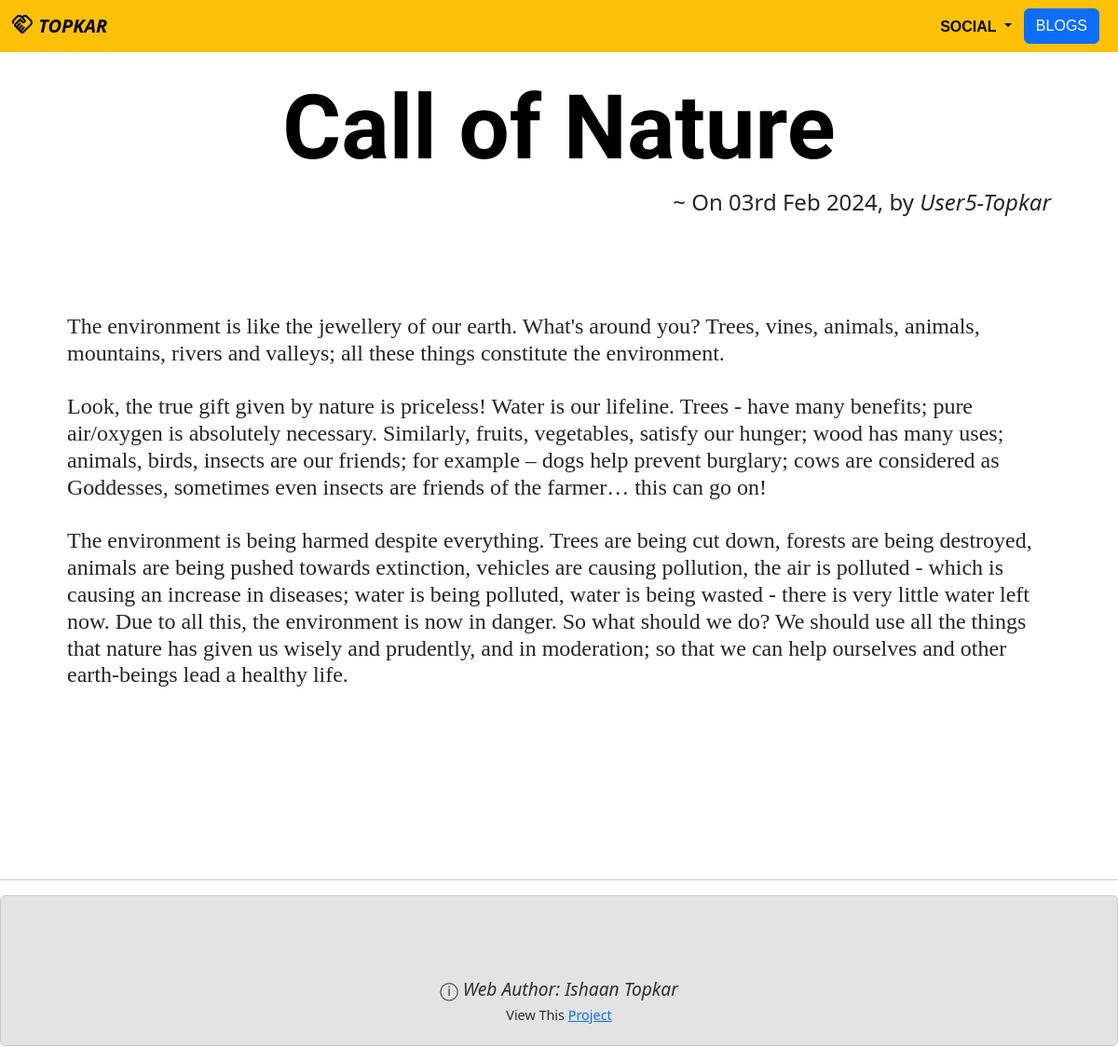
/blogs/7, run on the app's committed database.
### Blogs/models.py (models this page shows, shortened)
class Blog(models.Model):
    title = models.CharField(max_length = 50)
    author = models.CharField(max_length = 20)
    content = models.TextField()
    date = models.DateField(default = timezone.now())

### Blogs/views.py (the view)
# urls.py: path("<int:blog_id>", views.detail, name = "detail"),
def detail(request, blog_id):
    blog = get_object_or_404(Blogmodels.Blog, pk = blog_id)
    return render (request, "detail.html", {"blog":blog})

### Blogs/templates/detail.html (shortened to what this page needs)
{% extends 'base.html' %}
{% load static %}
{% block content %}
</head>
<body>
<br>
<div class = "container text-center" style="margin: 0 auto; max-width: 90%; min-width: 200px;">
<h1 class="hmain">{{ blog.title }}</h1>
<h4>
<div class="text-end">
     ~ On {{ blog.date|date:'dS M Y' }}, by <i>{{blog.author}}</i>
</div>
</h4>
<br><br><br><br>
<h4 class="text-start" id="hsub">{{ blog.content|safe }}</h4>
</div>
{% endblock %}

### Portfolios/static/portfolio/styles.css (style rules this page uses)
.hmain { font-family:'Salsa'; font-weight: bold; color:black; font-size: 8vw; }
#hsub { font-family:Georgia, 'Times New Roman', Times, serif; }

### data on the page
Blog: title "Call of Nature", date "03rd Feb 2024", author "User5-Topkar", content "The environment is like the jewellery of our earth. What's around you? Trees, vines, animals, animals, mountains, rivers and valleys; all these things constitute the environment. Look, the true gift given by nature is priceless! Water is our lifeline. Trees - have many benefits; pure air/oxygen is absolutely necessary. Similarly, fruits, vegetables, satisfy our hunger; wood has many uses; animals, birds, insects are our friends; for example – dogs help prevent burglary; cows are considered as Goddesses, sometimes even insects are friends of the farmer… this can go on! The environment is being harmed despite everything. Trees are being cut down, forests are being destroyed, animals are being…"
